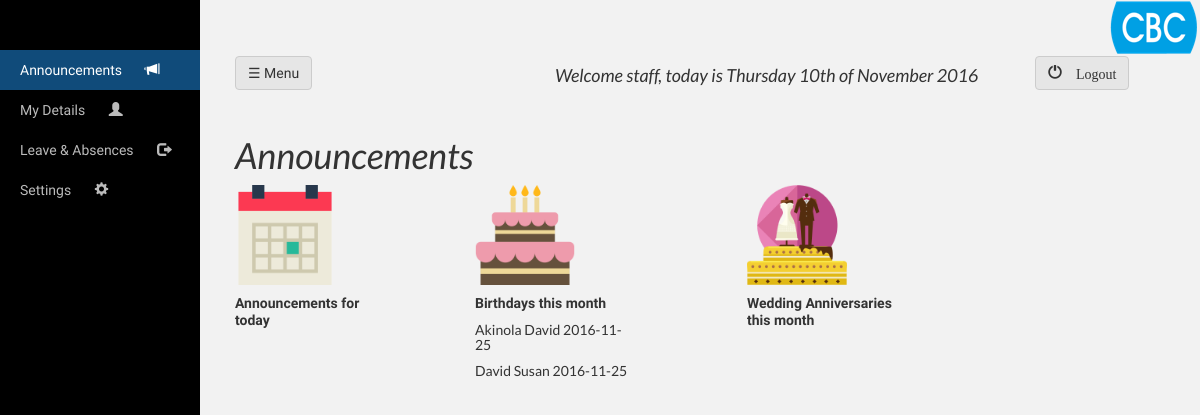
The app's page /staff/staff.php (signed in) with its own data.
### tables this page shows
CREATE TABLE `personal_information` (
  `user_id` int(255) NOT NULL,
  `LastName` varchar(50) NOT NULL,
  `FirstName` varchar(50) NOT NULL,
  `OtherName` varchar(50) DEFAULT NULL,
  `MaidenName` varchar(50) DEFAULT NULL,
  `D_O_B` date NOT NULL,
  `Nationality` varchar(30) NOT NULL,
  `State_of_Origin` varchar(30) NOT NULL,
  `Telephone_No` int(20) NOT NULL,
  `Title` varchar(20) NOT NULL,
  `Religion` varchar(20) NOT NULL,
  `Marital_Status` varchar(20) NOT NULL,
  `Marriage_Date` date DEFAULT NULL,
  `Spouse_Name` varchar(30) DEFAULT NULL,
  `Spouse_Nationality` varchar(30) DEFAULT NULL,
  `Spouse_Profession` varchar(30) DEFAULT NULL,
  `Residential_Address` varchar(200) NOT NULL,
  `Date_of_Employment` date NOT NULL,
  `Email_Address` varchar(70) DEFAULT NULL,
  `Post_Code` int(10) DEFAULT NULL,
  `Next_of_Kin` varchar(50) DEFAULT NULL,
  `Next_of_Kin_Address` varchar(70) DEFAULT NULL,
  `Relationship_with_Next_of_Kin` varchar(50) DEFAULT NULL,
  `Passport_photograph` varchar(150) DEFAULT NULL,
  `subsidiary` varchar(50) DEFAULT NULL
);

### staff/staff.php (the view, shortened to what this page needs)
<?php
include '../dbconnect.php';
?>
<?php
$session_user = $_SESSION['cbc_staff'];
?>
<div id="wrapper">
        <div id="sidebar-wrapper">
            <ul class="sidebar-nav">
            	<li><a href="#" id="announcements" class="active">Announcements <span class="glyphicon glyphicon-bullhorn"></span></a></li>
                <li><a href="#" id="my_details">My Details <span class="glyphicon glyphicon-user"></span></a></li>
                <li><a href="#" id="leave_absences">Leave & Absences <span class="glyphicon glyphicon-log-out"></span></a></li>
                <li><a href="#" id="settings">Settings <span class="glyphicon glyphicon-cog"></span></a></li>
            </ul>
        </div>
        <div id="page-content-wrapper">
            <div class="container-fluid">
                <div class="row">
	                <div class="col-md-1">
	                   	<a href="#menu-toggle" class="btn btn-default" id="menu-toggle" style="background-color:#e6e6e6">&#9776; Menu</a>
	                </div>
	                <div class="col-md-3"></div>
	                <div class="col-md-6">
	                    <i><h4>Welcome <?php echo $session_user ?>, today is <?php echo date("l jS \of F Y ") ?></h4></i>
	                </div>
	                <div class="col-md-1">
	                    <a href="../logout.php" class="btn btn-default" style="background-color:#e6e6e6"><span class="glyphicon glyphicon-off"> Logout</span></a>
	                </div>
	                <div class="col-md-1"></div>
                </div>
                        <br>
                <div id="announcements_page">
		    	<i><h1>Announcements</h1></i>
		    	<div class="row">
		    		<div class="col-md-2" id="events">
		    			<img src="../images/calendar.png" style="width: 100px;height: 100px;"><h5><b>Announcements for today</b></h5>
		    		</div>
		    		<div class="col-md-1"></div>
		    		<div class="col-md-2" id="birthdays">
		    			<img src="../images/birthday-cake.png" style="width: 100px;height: 100px;"><h5><b>Birthdays this month</b></h5>
						<?php
							$date = '____-'.date('m').'%';
							$sql = "SELECT FirstName , LastName , D_O_B FROM `personal_information` WHERE `D_O_B` LIKE '$date' ORDER BY `D_O_B` ASC";
							$query = mysqli_query($conn,$sql);
							while ($row = mysqli_fetch_array($query , MYSQLI_ASSOC) ) {
							$fullname = $row['LastName'].' '.$row['FirstName'];
							echo '<h5>'.$fullname.'   '.date('Y').'-'.substr($row['D_O_B'], 5).'</h5>';
							}
						?>
		    		</div>
		    		<div class="col-md-1"></div>
					<div class="col-md-2" id="weddings">
		    			<img src="../images/wedding-cake.png" style="width: 100px;height: 100px;"><h5><b>Wedding Anniversaries this month</b></h5>
		    		</div>
		    	</div>
                </div>
			    </div>
            </div>
        </div>

### css/style.css (style rules this page uses)
* { font-family: 'Roboto Condensed', sans-serif; }
h1 , h2 , h3 , h4 , h5 { font-family: 'Lato', sans-serif; }
body { background: #f2f2f2; font-family: 'Roboto Condensed', sans-serif; background-size:100px 70px; }
#wrapper { padding-left: 0; -webkit-transition: all 0.5s ease; -moz-transition: all 0.5s ease; -o-transition: all 0.5s ease; transition: all 0.5s ease; }
#sidebar-wrapper { z-index: 1000; position: fixed; left: 200px; width: 0; height: 100%; margin-left: -200px; overflow-y: auto; background: #000; -webkit-transition: all 0.5s ease; -moz-transition: all 0.5s ease; -o-transition: all 0.5s ease; transition: all 0.5s ease; }
#page-content-wrapper { width: 100%; position: absolute; padding: 15px; min-height: 100%;!important background:#d0d0d0; }
.sidebar-nav { position: absolute; top: 0; width: 200px; margin: 0; padding: 0; list-style: none; padding-top: 50px; }
.sidebar-nav li { text-indent: 20px; line-height: 40px; }
.sidebar-nav li a { display: block; text-decoration: none; color: #bbbbbb; }
@media (min-width:768px) { #wrapper { padding-left: 200px; } }
@media (min-width:768px) { #sidebar-wrapper { width: 200px; } }
@media (min-width:768px) { #page-content-wrapper { padding: 20px; position: relative; } }
#birthdays , #weddings { min-width: 20%; }
.sidebar-nav .active { background-color: rgba(33, 150, 243,0.5); color: #ffffff; !important }

### records on screen
personal_information: fullname "Akinola David", D_O_B "11-25"
personal_information: fullname "David Susan", D_O_B "11-25"

### other values on screen
$session_user "staff"
